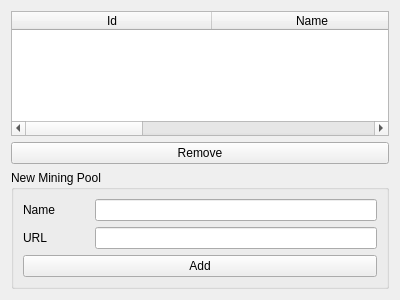
<?xml version="1.0" encoding="UTF-8"?>
<ui version="4.0">
 <class>MiningPoolsTab</class>
 <widget class="QWidget" name="MiningPoolsTab">
  <property name="geometry">
   <rect>
    <x>0</x>
    <y>0</y>
    <width>400</width>
    <height>300</height>
   </rect>
  </property>
  <property name="windowTitle">
   <string>Form</string>
  </property>
  <layout class="QVBoxLayout" name="verticalLayout">
   <item>
    <widget class="QTableWidget" name="tableWidget">
     <property name="editTriggers">
      <set>QAbstractItemView::NoEditTriggers</set>
     </property>
     <property name="selectionMode">
      <enum>QAbstractItemView::SingleSelection</enum>
     </property>
     <property name="selectionBehavior">
      <enum>QAbstractItemView::SelectRows</enum>
     </property>
     <attribute name="horizontalHeaderDefaultSectionSize">
      <number>200</number>
     </attribute>
     <attribute name="horizontalHeaderStretchLastSection">
      <bool>true</bool>
     </attribute>
     <attribute name="verticalHeaderVisible">
      <bool>false</bool>
     </attribute>
     <column>
      <property name="text">
       <string>Id</string>
      </property>
     </column>
     <column>
      <property name="text">
       <string>Name</string>
      </property>
     </column>
     <column>
      <property name="text">
       <string>URL</string>
      </property>
     </column>
    </widget>
   </item>
   <item>
    <widget class="QPushButton" name="removeButton">
     <property name="text">
      <string>Remove</string>
     </property>
    </widget>
   </item>
   <item>
    <widget class="QGroupBox" name="groupBox">
     <property name="title">
      <string>New Mining Pool</string>
     </property>
     <layout class="QVBoxLayout" name="verticalLayout_2">
      <item>
       <layout class="QFormLayout" name="formLayout">
        <property name="horizontalSpacing">
         <number>40</number>
        </property>
        <item row="0" column="0">
         <widget class="QLabel" name="nameLabel">
          <property name="text">
           <string>Name</string>
          </property>
         </widget>
        </item>
        <item row="0" column="1">
         <widget class="QLineEdit" name="nameLineEdit"/>
        </item>
        <item row="1" column="0">
         <widget class="QLabel" name="urlLabel">
          <property name="text">
           <string>URL</string>
          </property>
         </widget>
        </item>
        <item row="1" column="1">
         <widget class="QLineEdit" name="urlLineEdit"/>
        </item>
       </layout>
      </item>
      <item>
       <widget class="QPushButton" name="addButton">
        <property name="text">
         <string>Add</string>
        </property>
       </widget>
      </item>
     </layout>
    </widget>
   </item>
  </layout>
 </widget>
 <resources/>
 <connections/>
</ui>
